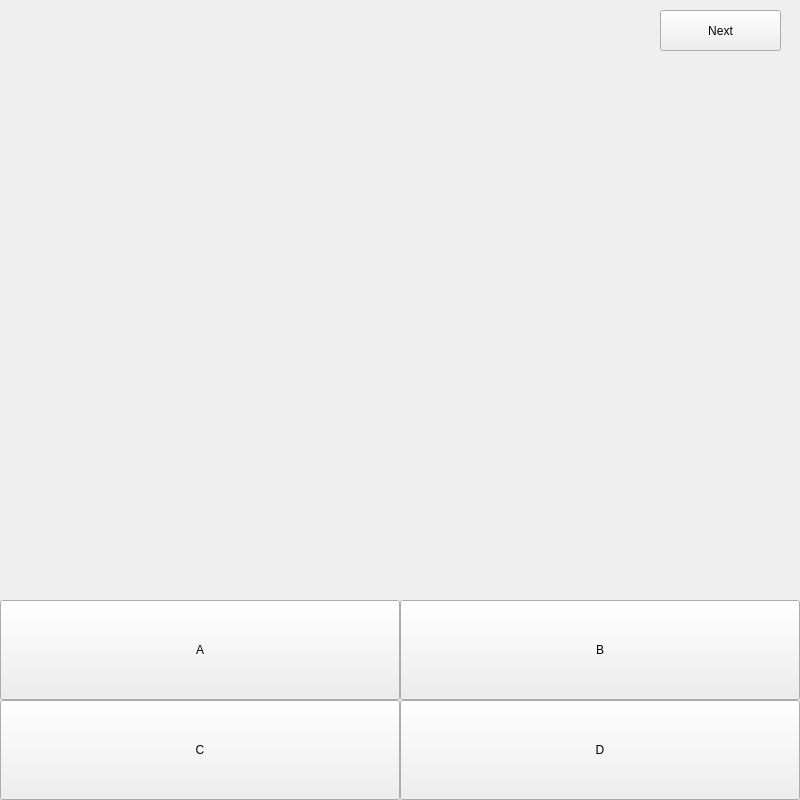
<?xml version="1.0" encoding="UTF-8"?>
<ui version="4.0">
 <class>LessonWindow</class>
 <widget class="QWidget" name="LessonWindow">
  <property name="geometry">
   <rect>
    <x>0</x>
    <y>0</y>
    <width>800</width>
    <height>800</height>
   </rect>
  </property>
  <property name="windowTitle">
   <string>Form</string>
  </property>
  <widget class="QPushButton" name="nextPushButton">
   <property name="geometry">
    <rect>
     <x>660</x>
     <y>10</y>
     <width>121</width>
     <height>41</height>
    </rect>
   </property>
   <property name="text">
    <string>Next</string>
   </property>
  </widget>
  <widget class="QStackedWidget" name="stackedWidget">
   <property name="geometry">
    <rect>
     <x>0</x>
     <y>50</y>
     <width>800</width>
     <height>750</height>
    </rect>
   </property>
   <property name="currentIndex">
    <number>0</number>
   </property>
   <widget class="QWidget" name="quiz">
    <widget class="QLabel" name="infoLabel">
     <property name="geometry">
      <rect>
       <x>0</x>
       <y>50</y>
       <width>801</width>
       <height>500</height>
      </rect>
     </property>
     <property name="font">
      <font>
       <pointsize>40</pointsize>
      </font>
     </property>
     <property name="text">
      <string/>
     </property>
     <property name="alignment">
      <set>Qt::AlignCenter</set>
     </property>
     <property name="wordWrap">
      <bool>true</bool>
     </property>
    </widget>
    <widget class="QPushButton" name="aOption">
     <property name="geometry">
      <rect>
       <x>0</x>
       <y>550</y>
       <width>400</width>
       <height>100</height>
      </rect>
     </property>
     <property name="text">
      <string>A</string>
     </property>
    </widget>
    <widget class="QPushButton" name="bOption">
     <property name="geometry">
      <rect>
       <x>400</x>
       <y>550</y>
       <width>400</width>
       <height>100</height>
      </rect>
     </property>
     <property name="text">
      <string>B</string>
     </property>
    </widget>
    <widget class="QPushButton" name="cOption">
     <property name="geometry">
      <rect>
       <x>0</x>
       <y>650</y>
       <width>400</width>
       <height>100</height>
      </rect>
     </property>
     <property name="text">
      <string>C</string>
     </property>
    </widget>
    <widget class="QPushButton" name="dOption">
     <property name="geometry">
      <rect>
       <x>400</x>
       <y>650</y>
       <width>400</width>
       <height>100</height>
      </rect>
     </property>
     <property name="text">
      <string>D</string>
     </property>
    </widget>
   </widget>
   <widget class="QWidget" name="interactive">
    <widget class="QPushButton" name="amazonPushButton">
     <property name="geometry">
      <rect>
       <x>10</x>
       <y>480</y>
       <width>181</width>
       <height>101</height>
      </rect>
     </property>
     <property name="text">
      <string>AMZN</string>
     </property>
    </widget>
    <widget class="QPushButton" name="vfinxPushButton">
     <property name="geometry">
      <rect>
       <x>10</x>
       <y>180</y>
       <width>181</width>
       <height>101</height>
      </rect>
     </property>
     <property name="text">
      <string>VFIAX</string>
     </property>
    </widget>
    <widget class="QPushButton" name="teslaPushButton">
     <property name="geometry">
      <rect>
       <x>10</x>
       <y>90</y>
       <width>181</width>
       <height>91</height>
      </rect>
     </property>
     <property name="text">
      <string>TSLA</string>
     </property>
    </widget>
    <widget class="QPushButton" name="usbPushButton">
     <property name="geometry">
      <rect>
       <x>10</x>
       <y>380</y>
       <width>181</width>
       <height>101</height>
      </rect>
     </property>
     <property name="text">
      <string>USB</string>
     </property>
    </widget>
    <widget class="QPushButton" name="snapPushButton">
     <property name="geometry">
      <rect>
       <x>10</x>
       <y>280</y>
       <width>181</width>
       <height>101</height>
      </rect>
     </property>
     <property name="text">
      <string>CLX</string>
     </property>
    </widget>
    <widget class="QLabel" name="graphLabel">
     <property name="geometry">
      <rect>
       <x>210</x>
       <y>130</y>
       <width>571</width>
       <height>391</height>
      </rect>
     </property>
     <property name="text">
      <string>Graph Place Holder</string>
     </property>
    </widget>
    <widget class="QLabel" name="label_3">
     <property name="geometry">
      <rect>
       <x>490</x>
       <y>620</y>
       <width>141</width>
       <height>20</height>
      </rect>
     </property>
     <property name="font">
      <font>
       <pointsize>11</pointsize>
      </font>
     </property>
     <property name="text">
      <string>quantity:</string>
     </property>
    </widget>
    <widget class="QPushButton" name="investPushButton">
     <property name="geometry">
      <rect>
       <x>660</x>
       <y>610</y>
       <width>121</width>
       <height>41</height>
      </rect>
     </property>
     <property name="text">
      <string>Buy</string>
     </property>
    </widget>
    <widget class="QLabel" name="warningLabel">
     <property name="geometry">
      <rect>
       <x>20</x>
       <y>590</y>
       <width>441</width>
       <height>71</height>
      </rect>
     </property>
     <property name="font">
      <font>
       <pointsize>11</pointsize>
       <bold>true</bold>
      </font>
     </property>
     <property name="text">
      <string>WARNING: There are four different time periods for you to sell stocks. We recommend you to consider each time period to optimize your profits.</string>
     </property>
     <property name="wordWrap">
      <bool>true</bool>
     </property>
    </widget>
    <widget class="QSpinBox" name="quantitySpinBox">
     <property name="geometry">
      <rect>
       <x>570</x>
       <y>610</y>
       <width>61</width>
       <height>31</height>
      </rect>
     </property>
    </widget>
    <widget class="QLabel" name="quantityLabel">
     <property name="geometry">
      <rect>
       <x>550</x>
       <y>570</y>
       <width>91</width>
       <height>31</height>
      </rect>
     </property>
     <property name="font">
      <font>
       <pointsize>11</pointsize>
       <bold>true</bold>
      </font>
     </property>
     <property name="text">
      <string>quantityLabel</string>
     </property>
    </widget>
    <widget class="QLabel" name="quantPriceLabel">
     <property name="geometry">
      <rect>
       <x>680</x>
       <y>570</y>
       <width>101</width>
       <height>31</height>
      </rect>
     </property>
     <property name="font">
      <font>
       <pointsize>11</pointsize>
       <bold>true</bold>
      </font>
     </property>
     <property name="text">
      <string>quantPriceLabel</string>
     </property>
    </widget>
    <widget class="QLabel" name="priceLabel">
     <property name="geometry">
      <rect>
       <x>210</x>
       <y>70</y>
       <width>161</width>
       <height>51</height>
      </rect>
     </property>
     <property name="font">
      <font>
       <pointsize>20</pointsize>
       <bold>true</bold>
      </font>
     </property>
     <property name="text">
      <string>priceLabel</string>
     </property>
    </widget>
    <widget class="QLabel" name="label_2">
     <property name="geometry">
      <rect>
       <x>20</x>
       <y>10</y>
       <width>111</width>
       <height>41</height>
      </rect>
     </property>
     <property name="font">
      <font>
       <pointsize>11</pointsize>
       <bold>false</bold>
      </font>
     </property>
     <property name="text">
      <string>user's money: </string>
     </property>
    </widget>
    <widget class="QLabel" name="moneyLabel">
     <property name="geometry">
      <rect>
       <x>130</x>
       <y>10</y>
       <width>121</width>
       <height>41</height>
      </rect>
     </property>
     <property name="font">
      <font>
       <pointsize>12</pointsize>
       <bold>true</bold>
      </font>
     </property>
     <property name="text">
      <string>moneyLabel</string>
     </property>
    </widget>
    <widget class="QLabel" name="resultLabel">
     <property name="geometry">
      <rect>
       <x>20</x>
       <y>50</y>
       <width>431</width>
       <height>21</height>
      </rect>
     </property>
     <property name="font">
      <font>
       <pointsize>13</pointsize>
       <bold>true</bold>
      </font>
     </property>
     <property name="text">
      <string>resultLabel</string>
     </property>
    </widget>
    <widget class="QLabel" name="stockLabel">
     <property name="geometry">
      <rect>
       <x>610</x>
       <y>30</y>
       <width>201</width>
       <height>111</height>
      </rect>
     </property>
     <property name="font">
      <font>
       <pointsize>10</pointsize>
       <bold>true</bold>
      </font>
     </property>
     <property name="text">
      <string>stockLabel</string>
     </property>
     <property name="wordWrap">
      <bool>true</bool>
     </property>
    </widget>
   </widget>
   <widget class="QWidget" name="completeScreen">
    <widget class="QLabel" name="completionLabel">
     <property name="geometry">
      <rect>
       <x>130</x>
       <y>70</y>
       <width>531</width>
       <height>111</height>
      </rect>
     </property>
     <property name="maximumSize">
      <size>
       <width>16777215</width>
       <height>16777215</height>
      </size>
     </property>
     <property name="font">
      <font>
       <pointsize>20</pointsize>
      </font>
     </property>
     <property name="text">
      <string>You Completed _______________!</string>
     </property>
     <property name="alignment">
      <set>Qt::AlignCenter</set>
     </property>
    </widget>
    <widget class="QPushButton" name="completetionButton">
     <property name="geometry">
      <rect>
       <x>310</x>
       <y>340</y>
       <width>161</width>
       <height>61</height>
      </rect>
     </property>
     <property name="text">
      <string>Return To Menu</string>
     </property>
    </widget>
    <widget class="QLabel" name="totalResultLabel">
     <property name="geometry">
      <rect>
       <x>70</x>
       <y>180</y>
       <width>681</width>
       <height>51</height>
      </rect>
     </property>
     <property name="font">
      <font>
       <pointsize>17</pointsize>
       <bold>true</bold>
      </font>
     </property>
     <property name="text">
      <string>totalResultLabel</string>
     </property>
     <property name="alignment">
      <set>Qt::AlignCenter</set>
     </property>
    </widget>
   </widget>
   <widget class="QWidget" name="infoPages">
    <widget class="QLabel" name="buyInfoLabel">
     <property name="geometry">
      <rect>
       <x>0</x>
       <y>20</y>
       <width>800</width>
       <height>571</height>
      </rect>
     </property>
     <property name="text">
      <string>TextLabel</string>
     </property>
    </widget>
   </widget>
  </widget>
 </widget>
 <resources/>
 <connections/>
</ui>
